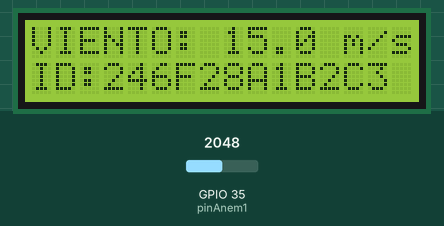
Simulated run of this sketch. Board: ESP32. On the bench: 16×2 character LCD. The inputs (shaded band) are chosen by the test bench; at power-on: GPIO 35 (pinAnem1) = 2048. WiFi joins after 1.5 s; servers stay silent unless stated; no MQTT or app messages arrive unless stated; what the sketch prints to the serial monitor is not drawn.

Above: at 2.7 s.
2.8 s: GPIO 35 (pinAnem1) set to 2866
At 4.3 s:
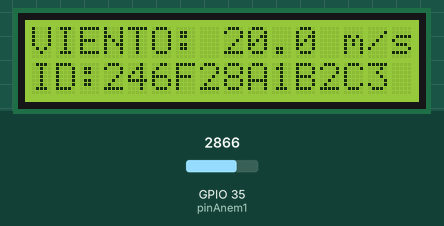
5.5 s: GPIO 35 (pinAnem1) set to 3603
At 7.0 s:
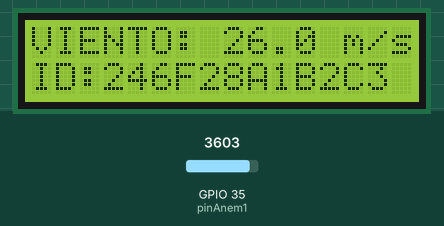
8.2 s: GPIO 35 (pinAnem1) set to 4095
At 11.2 s:
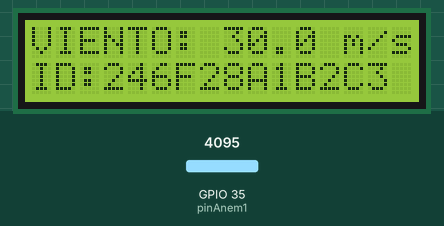
Timing chart, 0 to 12.7 s (numbered marks = the images above; inputs shaded):
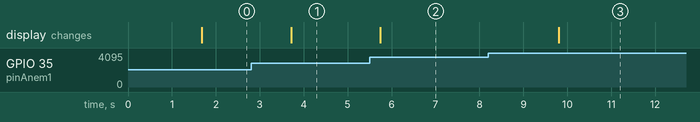

The sketch:

codigo_esp_sin_panel.ino
```cpp
#include <WiFi.h>
#include <PubSubClient.h>
#include <Wire.h>
#include <LiquidCrystal_I2C.h>

// --- CONFIGURACIÓN WIFI Y MQTT ---
const char* ssid     = "TU_SSID";
const char* password = "TU_CLAVE";
const char* mqtt_server = "broker.emqx.io";

// --- CONFIGURACIÓN ANEMÓMETRO ---
const int pinAnem1 = 35;

// --- LCD ---
LiquidCrystal_I2C lcd(0x27, 16, 2);

WiFiClient espClient;
PubSubClient client(espClient);
String deviceID;

void setup() {
  Serial.begin(115200);
  while (!Serial) delay(10);

  lcd.init();
  lcd.backlight();

  // Mensaje que pediste
  Serial.println("\n--------------------------------------");
  Serial.println("DHT11 NO CONECTADO");
  Serial.println("INICIANDO MEDICIÓN DEL VIENTO");
  Serial.println("--------------------------------------");

  lcd.print("Eco-Edificio");
  lcd.setCursor(0,1);
  lcd.print("Viento Activo");

  WiFi.begin(ssid, password);
  while (WiFi.status() != WL_CONNECTED) {
    delay(500);
    Serial.print(".");
  }

  deviceID = WiFi.macAddress();
  deviceID.replace(":", "");

  client.setServer(mqtt_server, 1883);
}

void reconnect() {
  while (!client.connected()) {
    Serial.print("Conectando MQTT...");
    if (client.connect(deviceID.c_str())) {
      Serial.println("¡Listo!");
    } else {
      delay(5000);
    }
  }
}

void loop() {
  if (!client.connected()) reconnect();
  client.loop();

  // Lectura del Anemómetro (Viento)
  int valorViento = analogRead(pinAnem1);
  // Mapeo: 0-4095 es la lectura del ESP32, 0-30 es la velocidad en m/s
  float viento = map(valorViento, 0, 4095, 0, 30);

  // Mostrar en LCD
  lcd.setCursor(0, 0);
  lcd.print("VIENTO: " + String(viento, 1) + " m/s  ");
  lcd.setCursor(0, 1);
  lcd.print("ID:" + deviceID);

  // Crear JSON solo con Viento (Temp y Hum en 0)
  String payload = "{";
  payload += "\"id\":\"" + deviceID + "\",";
  payload += "\"temp\":0.0,";
  payload += "\"hum\":0.0,";
  payload += "\"wind\":" + String(viento, 1);
  payload += "}";

  // Publicar
  client.publish("ecoedificio/data/principal", payload.c_str());

  Serial.print("Reporte: ");
  Serial.println(payload);

  delay(2000);
}
```

Measured:
- after the input at 2.8 s, the display: changes after 0.91 s (image 1)
- after the input at 5.5 s, the display: changes after 0.24 s (image 2)
- after the input at 8.2 s, the display: changes after 1.6 s (image 3)
